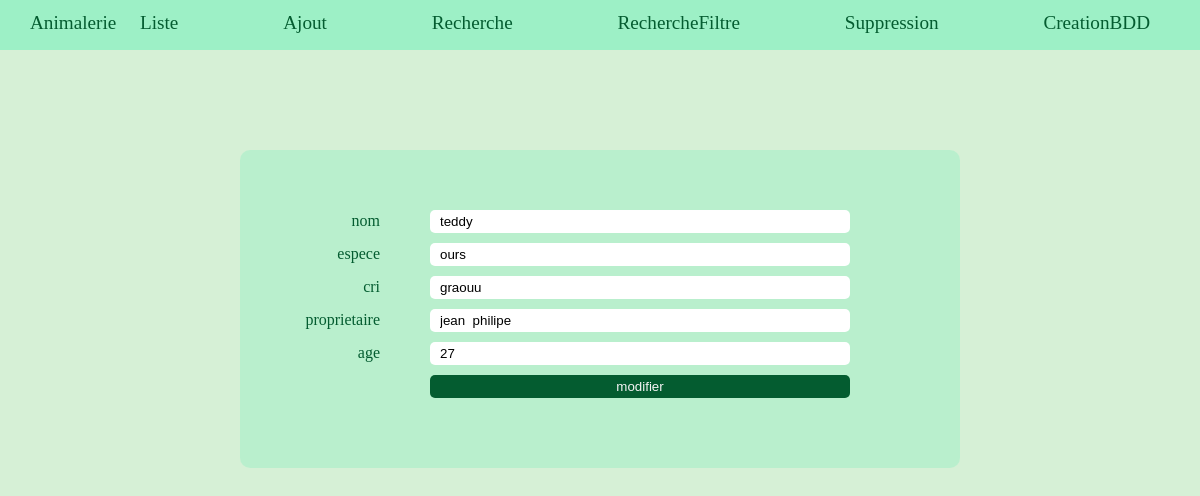
/Animalerie/modifier.php?id=1, run on the app's committed database.
### tables this page shows
CREATE TABLE `animaux` (
  `id` int(11) NOT NULL,
  `nom` varchar(50) NOT NULL,
  `espece` varchar(50) NOT NULL,
  `cri` varchar(50) NOT NULL,
  `proprietaire` varchar(50) NOT NULL,
  `age` int(11) NOT NULL
);

### Animalerie/AnimauxManager.php (called while the page is built, shortened)
<?php
Class AnimauxManager{
    private $db;
    public function __construct($db) {
        $this->db = $db;
    }
    public function getAnimal(int $id) {
        $q = $this->db->query('SELECT id, nom, espece, cri, proprietaire, age FROM animaux WHERE id = '.$id);
        $donnees = $q->fetch(PDO::FETCH_ASSOC);
        $animal = new Animal;
        $animal->hydrate($donnees);
        return $animal;
    }
}
?>

### Animalerie/Champ.php (the view, shortened to what this page needs)
<?php
class Champ {
    private $name;
    private $type;
    private $label;
    private $value;
    function __construct(string $label, string $name, string $type, string $value=""){
        $this->label = $label;
        $this->name = $name;
        $this->type = $type;
        $this->value = $value;
    }
    public function __toString()
    {
        return '<label for="' . $this->name . '">' . $this->label . '</label><input type="' .
        $this->type . '" name="' . $this->name . '" value="' . $this->value . '" />';
    }
}
?>

### Animalerie/Form.php (shortened to what this page needs)
<?php
class Form {
    private $champs = array();
    private $action;
    function __construct(string $action)
    {
        $this->action = $action;
    }
    public function __toString()
    {
        $form = '<form method=post action="' . $this->action . '">';
        foreach($this->champs as $element){
            $form .= $element->__toString() . '<br>';
        }
        $form .= '</form>';
        return $form;
    }
    public function add(Champ $champs){
        array_push($this->champs, $champs);
    }
}
?>

### Animalerie/menucss.css (style rules this page uses)
body { margin: 0px; padding: 0px; }

### Animalerie/ajoutcss.css (style rules this page uses)
body { margin: 0px; padding: 0px; background-color: rgb(214, 240, 214); }
form { width: 600px; padding: 60px; background-color: rgb(157, 240, 198, 0.5); border-radius: 10px; margin: auto; margin-top: 100px; }
input { width : 400px; padding : 4px 10px; margin-bottom: 10px; margin-left: 50px; border-radius: 5px; border: none; }
label { display: inline-block; width: 80px; text-align: right; color: #045c30; }
input[type="submit"] { width : 420px; background-color: #045c30; color: whitesmoke; }

### data on the page
animaux: nom "teddy", espece "ours", cri "graouu", proprietaire "jean philipe", age "27"

### other printed values
$this->label "nom"
$this->label "espece"
$this->label "cri"
$this->label "proprietaire"
$this->label "age"
